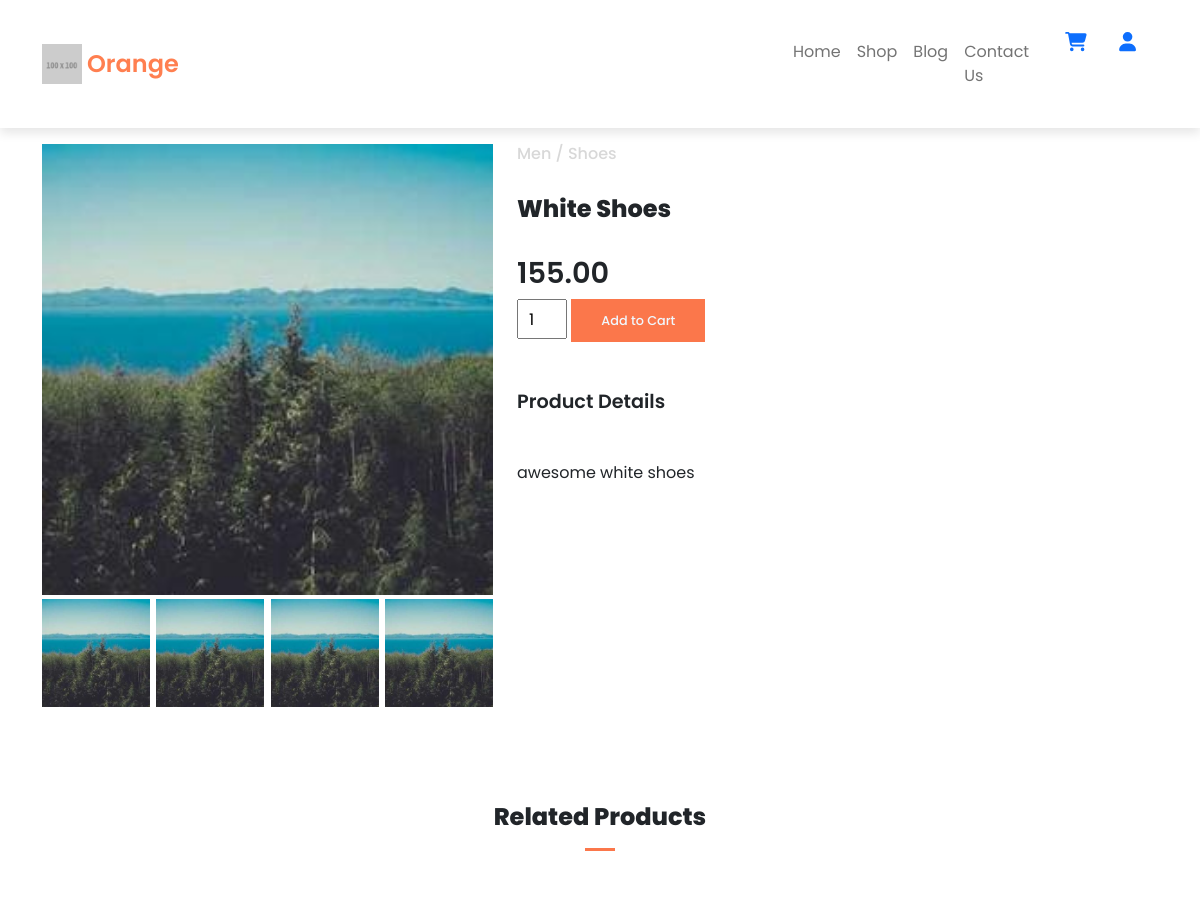
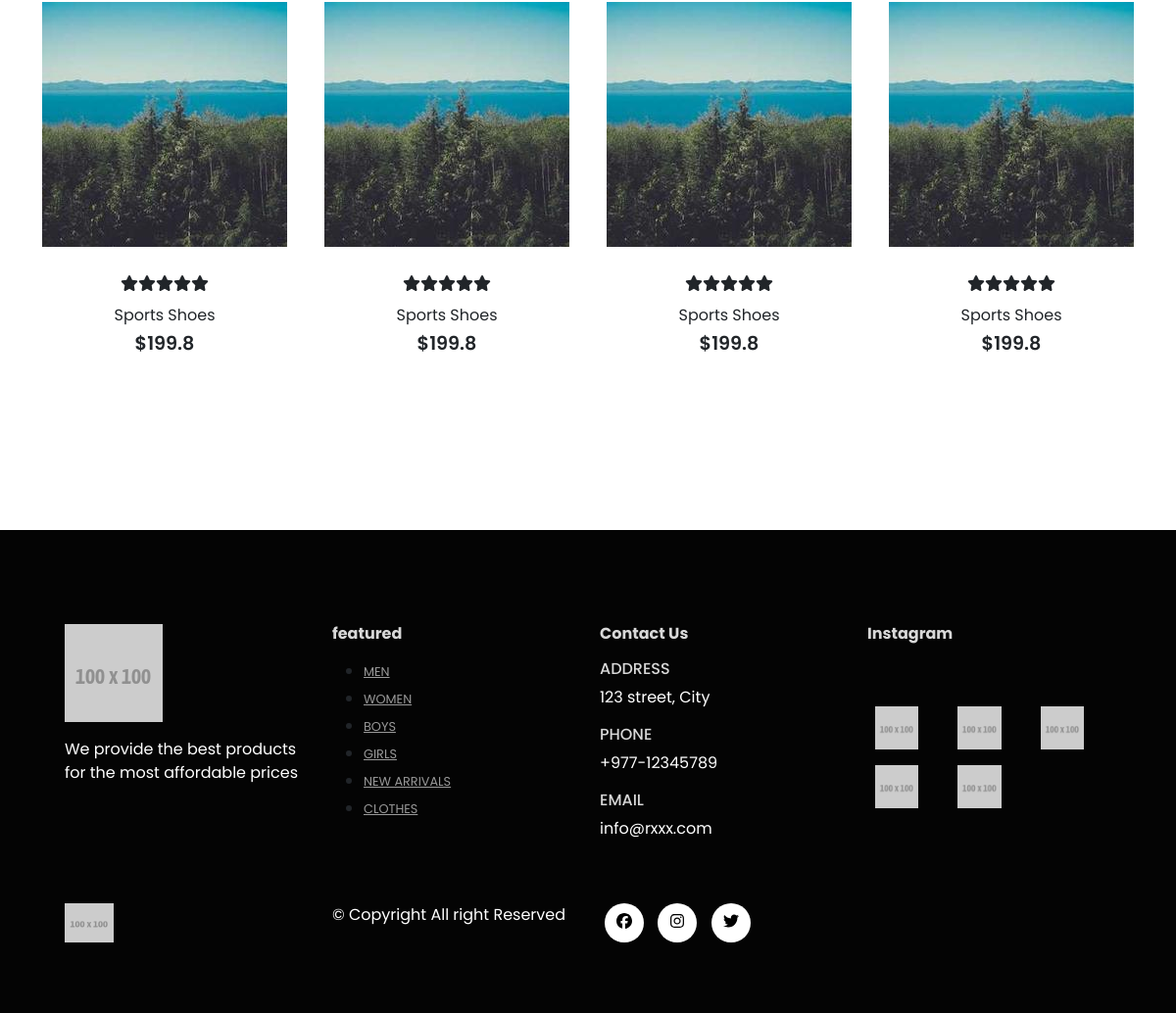
The app's page /single_product.php?product_id=1 with its own data (2 pictures, top to bottom).
### tables this page shows
CREATE TABLE `products` (
  `product_id` int(11) NOT NULL AUTO_INCREMENT,
  `product_name` varchar(100) NOT NULL,
  `product_category` varchar(100) NOT NULL,
  `product_description` varchar(255) NOT NULL,
  `product_image` varchar(255) NOT NULL,
  `product_image2` varchar(255) NOT NULL,
  `product_image3` varchar(255) NOT NULL,
  `product_image4` varchar(255) NOT NULL,
  `product_price` decimal(6,2) NOT NULL,
  `product_special_offer` int(2) NOT NULL,
  `product_color` varchar(100) NOT NULL,
  PRIMARY KEY (`product_id`)
);

### single_product.php (the view, shortened to what this page needs)
<?php
include('server/connection.php');
  if(isset($_GET['product_id'])){
$product_id = $_GET['product_id'];
 $stmt = $conn->prepare("SELECT * FROM products WHERE product_id = ?");
$stmt->bind_param("i", $product_id);
$stmt->execute();
$product = $stmt->get_result();
  }else{
    header ('location: index.php');
  }
?>
<!DOCTYPE html>
<html lang="en">
  <head>
    <link rel="stylesheet" href="https://cdnjs.cloudflare.com/ajax/libs/font-awesome/6.7.2/css/all.min.css">
    <link rel="stylesheet" href="./assets/css/bootstrap.min.css">
    <link rel="stylesheet" href="./assets/css/style.css">
  </head>
  <body>
    <nav class="navbar navbar-expand-lg navbar-light bg-white fixed-top py-3">
      <div class="container">
        <img class="logo" src="assets/imgs/logo.png" alt="">
        <h2 class="brand">Orange</h2>
        <div class="collapse navbar-collapse nav-buttons" id="navbarSupportedContent">
          <ul class="navbar-nav ms-auto mb-2 mb-lg-0">
            <li class="nav-item">
              <a class="nav-link" href="index.html">Home</a>
            </li>
            <li class="nav-item">
              <a class="nav-link" href="shop.html">Shop</a>
            </li>
            <li class="nav-item">
              <a class="nav-link" href="#">Blog</a>
            </li>
            <li class="nav-item col-lg-3">
              <a class="nav-link" href="contact.html">Contact Us</a>
            </li>
          <li class="nav-item">
            <a href="cart.html"><i class="fas fa-shopping-cart"></i></a>
           <a href="account.html"><i class="fas fa-user"></i></a>
          </li>
          </ul>
        </div>
      </div>
    </nav>
    <section class="container single-product my-5 pt-5">
      <div class="row mt-5">
        <?php  while($row = $product->fetch_assoc()){ ?>
        <div class="col-lg-5 col-md-6 col-sm-12">
          <img src="assets/imgs/<?php echo $row['product_image']; ?>" alt="" class="img-fluid w-100 pb-1" id="mainImg">
          <div class="small-img-group">
            <div class="small-img-col">
              <img src="assets/imgs/<?php echo $row['product_image']; ?>" alt="" width="100%" class="small-img">
            </div><div class="small-img-col">
            <img src="assets/imgs/<?php echo $row['product_image3']; ?>" alt="" width="100%" class="small-img">
          </div><div class="small-img-col">
          <img src="assets/imgs/<?php echo $row['product_image3']; ?>" alt="" width="100%" class="small-img">
        </div><div class="small-img-col">
        <img src="assets/imgs/<?php echo $row['product_image4']; ?>" alt="" width="100%" class="small-img">
      </div>
    </div>
  </div>
  <div class="col-lg-6 col-md-12 col-12">
    <h6>Men / Shoes</h6>
    <h3 class="py-4"><?php echo $row['product_name']; ?></h3>
    <h2><?php echo $row['product_price']; ?></h2>
    <form method="POST" action="cart.php">
    <input type="number" value="1" name="product_quantity">
    <button class="buy-btn"type="submit" name="add_to_cart">Add to Cart</button>
     </form>
<h4 class="mt-5 mb-5">Product Details</h4>
<span><?php echo $row['product_description']; ?></span>
  </div>
  <?php }?>
</div>
</section>
  <section id="related-products" class="my-5 pb-5">
    <div class="container text-center mt-5 py-5">
      <h3>Related Products</h3>
      <hr class="mx-auto">
    </div>
    <div class="row mx-auto container-fluid">
      <div class="product text-center col-lg-3 col-md-4 col-sm-12">
        <img src="assets/imgs/featured.jpg" alt="" class="img-fluid mb-3">
        <div class="star">
          <i class="fas fa-star"></i><i class="fas fa-star"></i><i class="fas fa-star"></i><i class="fas fa-star"></i><i
            class="fas fa-star"></i>
        </div>
        <h5 class="p-name">Sports Shoes</h5>
        <h4 class="p-price">$199.8</h4>
      </div>
      <div class="product text-center col-lg-3 col-md-4 col-sm-12">
        <img src="assets/imgs/featured.jpg" alt="" class="img-fluid mb-3">
        <div class="star">
          <i class="fas fa-star"></i><i class="fas fa-star"></i><i class="fas fa-star"></i><i class="fas fa-star"></i><i
            class="fas fa-star"></i>
        </div>
        <h5 class="p-name">Sports Shoes</h5>
        <h4 class="p-price">$199.8</h4>
      </div>
      <div class="product text-center col-lg-3 col-md-4 col-sm-12">
        <img src="assets/imgs/featured.jpg" alt="" class="img-fluid mb-3">
        <div class="star">
          <i class="fas fa-star"></i><i class="fas fa-star"></i><i class="fas fa-star"></i><i class="fas fa-star"></i><i
            class="fas fa-star"></i>
        </div>
        <h5 class="p-name">Sports Shoes</h5>
        <h4 class="p-price">$199.8</h4>
      </div>
      <div class="product text-center col-lg-3 col-md-4 col-sm-12">
        <img src="assets/imgs/featured.jpg" alt="" class="img-fluid mb-3">
        <div class="star">
          <i class="fas fa-star"></i><i class="fas fa-star"></i><i class="fas fa-star"></i><i class="fas fa-star"></i><i
            class="fas fa-star"></i>
        </div>
        <h5 class="p-name">Sports Shoes</h5>
        <h4 class="p-price">$199.8</h4>
      </div>
    </div>
  </section>
<footer class="mt-5 py-5">
<div class="row container mx-auto pt-5">
  <div class="col-lg-3 col-md-6 col-sm-12 footer-one">
    <img src="assets/imgs/logo.png" alt="">
    <p class="pt-3">We provide the best products for the most affordable prices</p>
  </div>
  <div class="col-lg-3 col-md-6 col-sm-12 footer-one">
    <h5 class="pb-2">featured</h5>
    <ul class="text-uppercase">
      <li><a href="#">Men</a></li>
      <li><a href="#">Women</a></li>
      <li><a href="#">Boys</a></li>
      <li><a href="#">Girls</a></li>
      <li><a href="#">New Arrivals</a></li>
      <li><a href="#">Clothes</a></li>
    </ul>
  </div>
  <div class="col-lg-3 col-md-6 col-sm-12 footer-one">
    <h5 class="pb-2">Contact Us</h5>
    <div>
      <h6 class="text-uppercase">Address</h6>
      <p>123 street, City</p>
    </div>
    <div>
      <h6 class="text-uppercase">Phone</h6>
      <p>+977-12345789</p>
    </div>
    <div>
      <h6 class="text-uppercase">Email</h6>
      <p>info@rxxx.com</p>
    </div>
  </div>
  <div class="col-lg-3 col-md-6 col-sm-12 footer-one">
    <h5 class="pb-5">Instagram</h5>
    <div class="row">
      <img src="assets/imgs/logo.png" alt="" class="img-fluid w-25 h-100 m-2">
      <img src="assets/imgs/logo.png" alt="" class="img-fluid w-25 h-100 m-2">
      <img src="assets/imgs/logo.png" alt="" class="img-fluid w-25 h-100 m-2">
      <img src="assets/imgs/logo.png" alt="" class="img-fluid w-25 h-100 m-2">
      <img src="assets/imgs/logo.png" alt="" class="img-fluid w-25 h-100 m-2">
    </div>
  </div>
</div>
<div class="copyright mt-5">
  <div class="row container mx-auto">
    <div class="col-lg-3 col-md-5 col-sm-12 mb-4 text-nowrap mb-2">
      <img class="logo" src="assets/imgs/logo.png" alt="">
    </div>
    <div class="col-lg-3 col-md-5 col-sm-12 mb-4">
      <p>&copy; Copyright All right Reserved</p>
    </div>
    <div class="col-lg-3 col-md-5 col-sm-12 mb-4">
      <a href=""><i class="fab fa-facebook"></i></a>
      <a href=""><i class="fab fa-instagram"></i></a>
      <a href=""><i class="fab fa-twitter"></i></a>
    </div>
  </div>
</div>
</footer>
</body>
</html>

### assets/css/style.css (style rules this page uses)
* { margin: 0; padding: 0; box-sizing: border-box; }
body { font-family: "Poppins", sans-serif; }
h2 { font-size: 1.8rem; font-weight: 600; }
h3 { font-size: 1.5rem; font-weight: 800; }
h4 { font-size: 1.2rem; font-weight: 600; }
h5 { font-size: 1rem; font-weight: 400; }
h6 { color: #d8d8d8; }
.navbar svg { font-size: 1.2rem; padding: 0 0.7rem; transition: 0.4s ease; font-weight: 600; cursor: pointer; margin-left: 5px; }
hr { width: 30px; height: 3px !important; opacity: 1 !important; background-color: #fb774b; }
.logo { width: 40px; height: 40px; }
.small-img-group { display:flex; justify-content:space-between; }
.small-img-col { flex-basis: 24%; cursor: pointer; }

### records on screen
products: product_image (picture), product_image3 (picture), product_image4 (picture), product_name "White Shoes", product_price "155.00", product_description "awesome white shoes"
